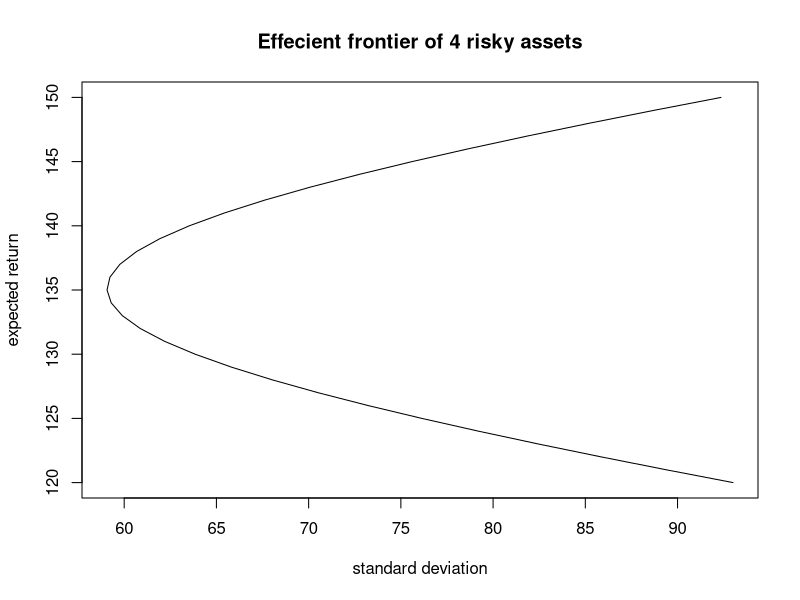
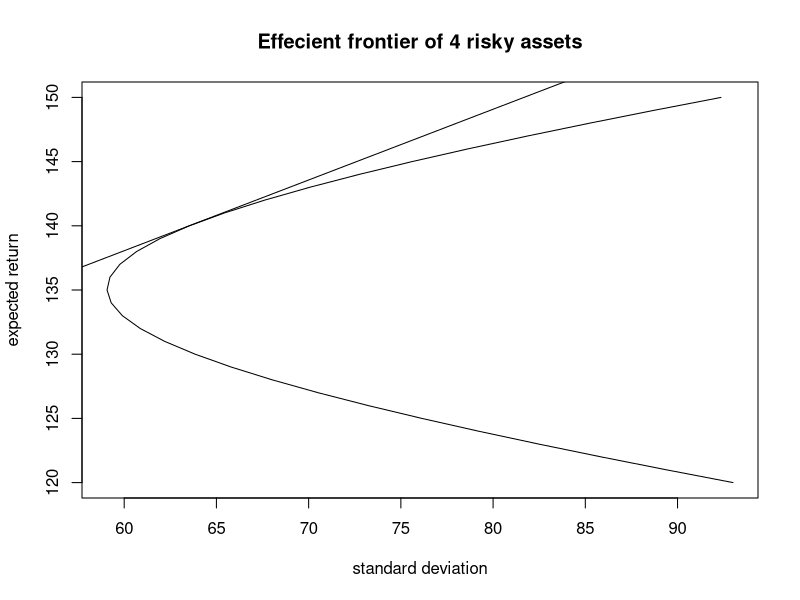

Recreate these plots in R, in order. (Note: this script raises an error after producing the figures.)
# Portfolio Thoery and Asset model 
# H00280633
# Assignment 2 R code
# Note: Plese ensure latest version of Rtools to prevent error dueing package installation


packages_required<-c("base", "datasets", "graphics", "grDevices", "methods", "stats", "compiler", "utils", 'matrixcalc')

# Check if packages exist in device, or else install package
for(i in packages_required){
  if(is.element(i,installed.packages()[,1])==TRUE){
    next
  }else{
    install.packages(i)
  }
}

# Basic packages

library(base)
library(datasets)
library(graphics)
library(methods)
library(stats)
library(matrixcalc)

library(compiler) # Byte compiler package to run repeated code more speedily (cmpfun())
# Pls do not detach package 'utils', will lead to error warning but code still works with output
library(utils)    # if error remains then close RStudio tab and reopen again, error will be gone

# Code below writes term format as variance%%, covariance%%, and total returns%

# Function to carry out Task 1
Task_1_func<-function(n,returns_matrix){
  # Enable same random sample to be reproduced for value checking purposes
  set.seed(207)
  ## Task 1 i) ##
  # Create matrix of dimension 4x4
  x<-matrix(runif(16,0,100), nrow=4, ncol=4, byrow=TRUE)
  ## Task 1 ii) ##
  # Divide whole matrix by eight
  x<-x/8
  # Create a identity matrix of 4x4
  y<-diag(4)
  # Multiply matrix y 100
  y<-y*100
  A<-x+y
  transpose_A<-t(A)
  # Cov Var by %% format
  covariance_matrix<-transpose_A%*%A
  
  ## Task 1 iii) ##
  X<-matrix(rnorm(n,0,1), nrow=n, ncol = 4, byrow=TRUE)
  Y<-X%*%A
  Y[,1]<-Y[,1]+120
  Y[,2]<-Y[,2]+130
  Y[,3]<-Y[,3]+140
  Y[,4]<-Y[,4]+150
  
   if(returns_matrix==1){
     Y
   }else{
     covariance_matrix
   }
}
# Displays matrix Y
Task_1_func(100,1)
# Displays calculated covariance matrix
Task_1_func(100,0)

# Byte compiler function 
cmp_Task_1_func<-cmpfun(Task_1_func)

## Task 2 i) ##
# Function to carry out Task 2 i)
est_cov_matrix<-function(n, with_max_abs_value){
  # Enable same random sample to be reproduced for value checking purposes
  set.seed(207)
  # row names to be used for weights
  names<-c('asset1', 'asset2', 'asset3', 'asset4')
  pop1<-cmp_Task_1_func(n,1)[,1]
  pop2<-cmp_Task_1_func(n,1)[,2]
  pop3<-cmp_Task_1_func(n,1)[,3]
  pop4<-cmp_Task_1_func(n,1)[,4]
  
  # Grouping matrix together
  pop<-list(pop1,pop2,pop3,pop4)
  
  # Creating empty matrix 4x4 dimension
  cov_var_matrix<-matrix(0,nrow=4, ncol = 4)
  rownames(cov_var_matrix)<-names
  colnames(cov_var_matrix)<-names
  
  # For loop that assigns variance and covariance between assets to exact matrix entries
  # If same asset(i=j), then variance(diagonal entry), if different asset, then covar(non-diag entry)
  for(i in 1:4){
    for(j in 1:4){
      x<-pop[[i]]
      y<-pop[[j]]
      
      if(i!=j){
        # Calculates covariance of matrix
        cov_var_matrix[i,j]<-cov(x,y)
      }else{
        # Calcultes variance of matrix
        cov_var_matrix[i,j]<-var(x)
      }
    }
  }
  
  # If 1 returns max absolute value of matrix, 0 then return estimated cov var matrix
  if(with_max_abs_value==1){
    cat('max absolute value of all matrix entries is', '\n')
    max(cov_var_matrix)
  }else{
    cov_var_matrix
  }
}
est_cov_matrix(100,1)
est_cov_matrix(100,0)

# Function byte compiler
cmp_est_cov_matrix<-cmpfun(est_cov_matrix)

# Compare with covariance_matrix matrix
sum(est_cov_matrix(100,0))-sum(cmp_Task_1_func(100,0))
# Difference: 6564.701%%
sum(est_cov_matrix(500,0))-sum(cmp_Task_1_func(100,0))
# Difference: 3774.94%%
sum(est_cov_matrix(1000,0))-sum(cmp_Task_1_func(100,0))
# Difference: 786.925%%
sum(est_cov_matrix(10000,0))-sum(cmp_Task_1_func(100,0))
# Difference: 170.3221%%

# As seen from above, estimated portfolio variance approaches variance found in Task 1 
# as random sample 'n' generated increases

## Task 3 vi) ##
# Function that returns variance, returns and weights of portfolio 1 and 2
portfolio_1_2_vi<-function(show_port){
  # rownames of weights
  names<-c('asset1', 'asset2', 'asset3', 'asset4')
  # Extracting estimated cov var matrix from previous Task 1 vi) function
  Task_3_vi_est_cov_matrix<-cmp_est_cov_matrix(10000,0)
  # Removing rownames and colnames
  colnames(Task_3_vi_est_cov_matrix)<-NULL
  rownames(Task_3_vi_est_cov_matrix)<-NULL
  # portfolio mean from question
  port_1_mean<- 125
  port_2_mean<- 135
  asset_returns<-c(120,130,140,150)
  
  # Creating matrix based on Lagrange equations to calculate weights of portfolio
  # Assuming Ay=b where A, y and B are matrix, 
  # A is matrices_one, b is matrices_two (port 1) or matrices_three (port 2), 
  # y is weight_port_1 (port 1) or weight_port_2 (port 2)
  neg_asset_return_column_matrix<-matrix(-asset_returns, nrow=4, ncol=1)
  neg_asset_return_row_matrix<-t(neg_asset_return_column_matrix)
  
  asset_return_column_matrix<-matrix(asset_returns, nrow=4, ncol=1)
  asset_return_row_matrix<-t(asset_return_column_matrix)
  
  neg_ones_column_matrix<-matrix(-c(1,1,1,1), nrow=4, ncol = 1)
  neg_ones_row_matrix<-t(neg_ones_column_matrix)
  
  ones_column_matrix<-matrix(c(1,1,1,1), nrow=4, ncol = 1)
  ones_row_matrix<-t(ones_column_matrix)
  
  Task_3_vi_est_cov_matrix_x2<-2*Task_3_vi_est_cov_matrix
  matrices_one<-matrix(0, nrow=6, ncol=6, byrow=TRUE)
  matrices_one[1:4,1:4]<-Task_3_vi_est_cov_matrix_x2
  matrices_one[1:4,5]<-neg_asset_return_column_matrix
  matrices_one[1:4,6]<-neg_ones_column_matrix
  matrices_one[5,1:4]<-asset_return_row_matrix
  matrices_one[6,1:4]<-ones_row_matrix
  
  matrices_two<-matrix(c(0,0,0,0,port_1_mean, 1), nrow=6, ncol=1)
  matrices_three<-matrix(c(0,0,0,0,port_2_mean, 1), nrow=6, ncol=1)
  weight_port_1<-solve(matrices_one,matrices_two)
  weight_port_2<-solve(matrices_one,matrices_three)
  
  # Using matrices A and b to find matrices y
  weight_port_1<-as.matrix(weight_port_1[-5:-6,1])
  weight_port_2<-as.matrix(weight_port_2[-5:-6,1])
  
  # Assigning rownames of portfolio 1 and 2
  rownames(weight_port_1)<-names
  rownames(weight_port_2)<-names

  # Confirming that returns are same as expected portfolio return
  returns_portfolio_1<-asset_return_row_matrix%*%as.matrix(weight_port_1[1:4])
  returns_portfolio_2<-asset_return_row_matrix%*%as.matrix(weight_port_2[1:4])
  var_portfolio_1<-t(weight_port_1[1:4])%*%Task_3_vi_est_cov_matrix%*%weight_port_1[1:4]
  var_portfolio_2<-t(weight_port_2[1:4])%*%Task_3_vi_est_cov_matrix%*%weight_port_2[1:4]
  
  # 1,2, or 3 for variance, returns, or asset weights of portfolio 1 and
  # 4,5, or 6 for variance, returns or asset weights for portfolio 2
  if(show_port==1){
    var_portfolio_1
  }else if(show_port==2){
    returns_portfolio_1
  }else if(show_port==3){
    weight_port_1
  }else if(show_port==4){
    var_portfolio_2
  }else if(show_port==5){
    returns_portfolio_2
  }else{
    weight_port_2
  }
}
# Portfolio 1
# Variance
portfolio_1_2_vi(1)
# Returns
portfolio_1_2_vi(2)
# Asset weights
portfolio_1_2_vi(3)

# Portfolio 2
# Variance
portfolio_1_2_vi(4)
# Returns
portfolio_1_2_vi(5)
# Asset weights
portfolio_1_2_vi(6)

# Function byte compiler
cmp_portfolio_1_2_vi<-cmpfun(portfolio_1_2_vi)

## Task 3 vii) ##
# Function that plots effecient frontier for a given range of portfolio returns
effecient_frontier_vii<-function(){
  
  sd<-numeric(0)
  # a value to range portfolio total return% of 120% to 150%
  n<-31
  
  for(i in 1:n){
    portfolio_return<-119+(i)
    # Extract returns of portfolio 1 and 2
    returns_portfolio_1<-as.vector(cmp_portfolio_1_2_vi(2))
    returns_portfolio_2<-as.vector(cmp_portfolio_1_2_vi(5))
    # Remove assigned rownames and colnames
    rownames(returns_portfolio_1)<-NULL
    colnames(returns_portfolio_1)<-NULL
    rownames(returns_portfolio_2)<-NULL
    colnames(returns_portfolio_2)<-NULL
    
    # Calculate weights to investing in portfolio 1 and 2, t
    t<-(portfolio_return-returns_portfolio_1)/(returns_portfolio_2-returns_portfolio_1)
    # multiplying portfolio 1 and 2 variance with its weights then adding up to get the new variance
    final_weight<-(1-t)*as.matrix(portfolio_1_2_vi(3)[1:4])+t*as.matrix(portfolio_1_2_vi(6)[1:4])
    variance<-t(final_weight)%*%cmp_est_cov_matrix(10000,0)%*%final_weight
    sd[i]<-sqrt(variance)
  }
  # Plot expected return against standard deviation for ranging expected returns
  plot(sd, seq(120, 150, 1), main='Effecient frontier of 4 risky assets', xlab='standard deviation', ylab='expected return', type='l')
}
effecient_frontier_vii()

# Function byte compiler
cmp_effecient_frontier_vii<-cmpfun(effecient_frontier_vii)

## Task 3 viii) ##
# Function to return tangency portfolio weight or plot tangent line on effecient frontier
weight_or_value_tangency_port<-function(show_weight_return_sd){
  # Given risk free rate return
  risk_free_return<-105
  asset_returns<-c(120,130,140,150)
  
  
  asset_return_column_matrix<-matrix(asset_returns, nrow=4, ncol=1)
  asset_return_row_matrix<-t(asset_return_column_matrix)
  # Assume Ay=b with A,y, b being matrix
  # A is estimated covariance matrix, y is weights, b is excess returns of each asset
  # Find y by through%*% of (inverse of A) inverse_est_cov_matrix %*% b, OR solve(A,b)
  inverse_est_cov_matrix<-matrix.inverse(cmp_est_cov_matrix(10000,0))
  excess_returns_matrix<-matrix(asset_returns-risk_free_return, nrow = 4, ncol = 1)
  component_weight<-inverse_est_cov_matrix%*%excess_returns_matrix
  # sum of all weights (sum(y))
  sum_component<-sum(component_weight)
  # Final weight after adjusting to meet constraints
  weight_port<-(1/sum_component)*component_weight
  expected_return<-asset_return_row_matrix%*%weight_port
  variance<-t(weight_port)%*%cmp_est_cov_matrix(10000,0)%*%weight_port
  sd<-sqrt(variance)
  
  # 1 for asset weights, 2 for returns, and 3 for standard deviation
  if(show_weight_return_sd==1){
    weight_port
  }else if(show_weight_return_sd==2){
    expected_return
  }else{
    sd
  }
}
# Weights
weight_or_value_tangency_port(1)
#Expected return
weight_or_value_tangency_port(2)
# Standard deviation
weight_or_value_tangency_port(3)
# cmp_tangency_port<-cmpfun(weight_or_value_tangency_port)

## Task 3 ix) ##
# Function to plot Capital MArket Line
CML<-function(){
  # provided risk free rate returns
  risk_free_return<-105
  asset_returns<-c(120,130,140,150)
  sd<-0
  
  # Using risk_free_rate(+-)sqrt(H)*(varying dtadard deviation) to produce CML
  inverse_est_cov_matrix<-matrix.inverse(cmp_est_cov_matrix(10000,0))
  excess_returns_column_matrix<-matrix(asset_returns-risk_free_return, nrow=4, ncol=1)
  excess_returns_row_matrix<-matrix(asset_returns-risk_free_return, nrow=1, ncol=4)
  H<-excess_returns_row_matrix%*%inverse_est_cov_matrix%*%excess_returns_column_matrix
  
  y1<-numeric(0)
  y2<-numeric(0)
  sdev<-numeric(0)

  for(i in 1:200){
    sdev[i]<-sd+(i-1)/2
    y1[i]<-risk_free_return+sqrt(H)*sdev[i]
    y2[i]<-risk_free_return-sqrt(H)*sdev[i]
  }
  cmp_effecient_frontier_vii()
  lines(sdev, y1, type="l")
  lines(sdev, y2, type="l")
}
CML()

## Task 3 x) ##
# Function that calculates weights based on Lagrange method
est_weight_lagrange<-function(){
  # Assume Ay=b with A,y, b being matrix
  # A is matrices, y is weight, b is column_matrix
  # Find y by through solve(A,b)
  names<-c('asset1', 'asset2', 'asset3', 'asset4')
  column_matrix<-matrix(c(0,0,0,0,1), nrow=5, ncol=1)
  ones_column_matrix<-matrix(c(-1,-1,-1,-1,0), nrow=5, ncol = 1)
  ones_row_matrix<-t(-ones_column_matrix)
  
  matrices<-matrix(0, nrow=5, ncol=5, byrow=TRUE)
  matrices[1:4,1:4]<-cmp_est_cov_matrix(10000,0)*2
  matrices[1:5,5]<-ones_column_matrix
  matrices[5,1:5]<-ones_row_matrix

  weight<-solve(matrices,column_matrix)
  weight<-as.matrix(weight[1:4,1])
  rownames(weight)<-names
  weight
  
}
est_weight_lagrange()

# Function that calculates weights based on formula in question
est_weight_formula_or_var<-function(weight_or_variance){
  ## Answer from formula given in question based estimated cov matrix ##
  ones_column_matrix<-matrix(c(1,1,1,1), nrow=4, ncol = 1)
  ones_row_matrix<-t(ones_column_matrix)
  C<-cmp_est_cov_matrix(10000,0)
  C_inverse<-matrix.inverse(C)
  answer<-(ones_row_matrix%*%C_inverse%*%ones_column_matrix)
  # returns error if divided by 'answer', so instead I added sum which still yields same value
  answer_value<-sum(answer)
  answer_2<-(C_inverse%*%ones_column_matrix)
  est_covar_matrix_weights<-(answer_2)/answer_value
  
  #calculate min var
  cov_matrix<-cmp_est_cov_matrix(10000,0)
  ## min variance among all possible portfolios ##
  min_var_all_port<-t(est_covar_matrix_weights)%*%cov_matrix%*%est_covar_matrix_weights
  
  if(weight_or_variance==0){
    est_covar_matrix_weights
  }else{
    min_var_all_port
  }
  
}
# weights
est_weight_formula_or_var(0)
# Min variance
est_weight_formula_or_var(1)

# Function that calculates difference in weights of the above two methods
weight_diff<-function(){
  # Weight difference for two methods above
  difference_weights<-est_weight_lagrange()-est_weight_formula()
  difference_weights
  # +-5.5511153-17
}
weight_diff()

## Task 3 xi) ##
# Function to find portfolio weight under special constraint
portfolio_weight_xi<-function(){
  names<-c('asset1', 'asset2', 'asset3', 'asset4')
  column_matrix_x<-matrix(c(-1, -1, -1, -1,0), nrow=5, ncol=1)
  ones_row_matrix_x<-t(-column_matrix_x)
  
  # Assume Ay=b with A,y, b being matrix
  # A is matrices_six, y is weights12_restrain, b is column_matrix_seven
  # Find y by through solve(A,b)
  matrices_six<-matrix(0, nrow=6, ncol=6, byrow=TRUE)
  matrices_six[1:4,1:4]<-cmp_est_cov_matrix(10000,0)*2
  matrices_six[1:5,6]<-column_matrix_x
  matrices_six[1:2,5]<-matrix(c(-1,1), nrow=2, ncol=1)
  matrices_six[6,1:5]<-ones_row_matrix_x
  matrices_six[5,1:2]<-matrix(c(1,-1), nrow=1, ncol=2)
  column_matrix_seven<-matrix(c(0,0,0,0,0,1), nrow=6, ncol=1)
  weights12_restrain<-solve(matrices_six,column_matrix_seven)
  weights_portfolio<-as.matrix(weights12_restrain[1:4])
  rownames(weights_portfolio)<-names
  weights_portfolio
}
portfolio_weight_xi()
